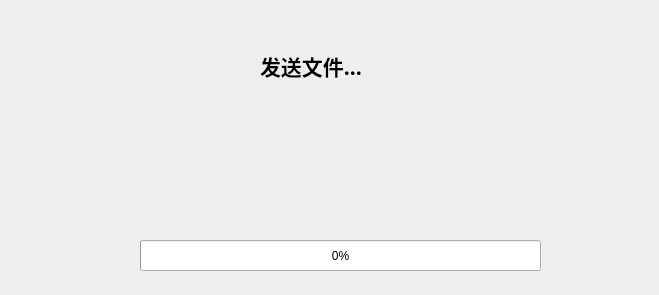
<?xml version="1.0" encoding="UTF-8"?>
<ui version="4.0">
 <class>progressbar</class>
 <widget class="QWidget" name="progressbar">
  <property name="geometry">
   <rect>
    <x>0</x>
    <y>0</y>
    <width>659</width>
    <height>295</height>
   </rect>
  </property>
  <property name="windowTitle">
   <string>Form</string>
  </property>
  <property name="styleSheet">
   <string notr="true"/>
  </property>
  <widget class="QProgressBar" name="progressBar">
   <property name="geometry">
    <rect>
     <x>140</x>
     <y>240</y>
     <width>401</width>
     <height>31</height>
    </rect>
   </property>
   <property name="styleSheet">
    <string notr="true">border-image: url()/*;</string>
   </property>
   <property name="value">
    <number>0</number>
   </property>
  </widget>
  <widget class="QLabel" name="label_KASA">
   <property name="geometry">
    <rect>
     <x>-100</x>
     <y>-80</y>
     <width>311</width>
     <height>271</height>
    </rect>
   </property>
   <property name="styleSheet">
    <string notr="true">border-image: \*url();
border-image: url(:/image/KSSA_Login_Title.png);</string>
   </property>
   <property name="text">
    <string/>
   </property>
  </widget>
  <widget class="QLabel" name="label_headtext">
   <property name="geometry">
    <rect>
     <x>260</x>
     <y>40</y>
     <width>191</width>
     <height>51</height>
    </rect>
   </property>
   <property name="font">
    <font>
     <family>微软雅黑</family>
     <pointsize>16</pointsize>
     <weight>75</weight>
     <bold>true</bold>
    </font>
   </property>
   <property name="styleSheet">
    <string notr="true">color: rgb(255, 255, 255);
border-image: url()/*;
</string>
   </property>
   <property name="text">
    <string>发送文件...</string>
   </property>
  </widget>
  <widget class="QWidget" name="widget" native="true">
   <property name="geometry">
    <rect>
     <x>0</x>
     <y>0</y>
     <width>661</width>
     <height>301</height>
    </rect>
   </property>
   <property name="styleSheet">
    <string notr="true">border-image: url(:/image/back_progressbar.jpg);</string>
   </property>
  </widget>
  <zorder>widget</zorder>
  <zorder>progressBar</zorder>
  <zorder>label_KASA</zorder>
  <zorder>label_headtext</zorder>
 </widget>
 <resources/>
 <connections/>
</ui>
